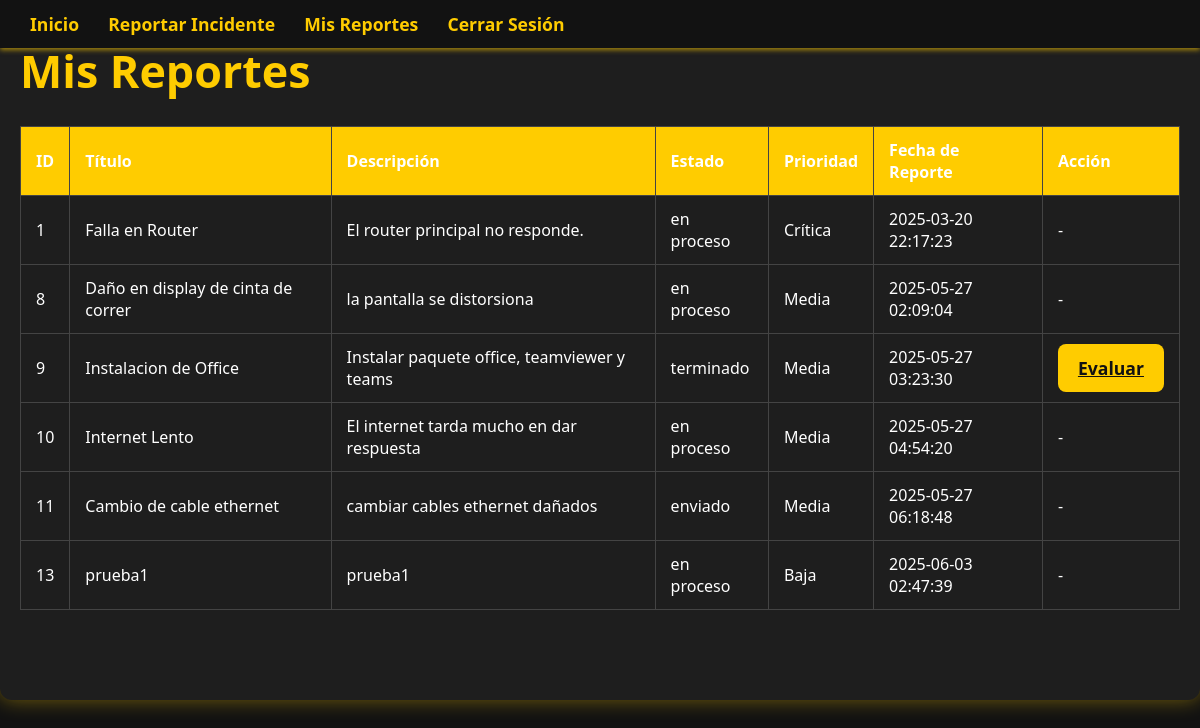
The app's page /Ver_Reportes.php (signed in) with its own data.
### tables this page shows
CREATE TABLE `incidentes` (
  `id_incidente` int(11) NOT NULL,
  `titulo` varchar(100) NOT NULL,
  `descripcion` text NOT NULL,
  `id_ci_afectado` int(11) NOT NULL,
  `estado` enum('enviado','en proceso','terminado','liberado','evaluado','rechazada') DEFAULT 'enviado',
  `prioridad` enum('Baja','Media','Alta','Crítica') DEFAULT 'Media',
  `fecha_reporte` timestamp NOT NULL DEFAULT current_timestamp(),
  `fecha_resolucion` timestamp NULL DEFAULT NULL,
  `fecha_limite` date DEFAULT NULL,
  `responsable` varchar(100) NOT NULL,
  `id_tecnico_asignado` int(11) DEFAULT NULL,
  `resolucion` text DEFAULT NULL,
  `diagnostico` text DEFAULT NULL,
  `estrellas` tinyint(3) UNSIGNED DEFAULT NULL,
  `comentario_encargado` text DEFAULT NULL,
  `tiempo_estimado_total` int(11) DEFAULT 0
);

### Ver_Reportes.php (the view, shortened to what this page needs)
<?php
$encargado_nombre = $_SESSION['nombre_usuario'];
$conn = openConnection();
$query = "SELECT * FROM incidentes WHERE responsable = ?";
$stmt = $conn->prepare($query);
$stmt->bind_param("s", $encargado_nombre);
$stmt->execute();
$result = $stmt->get_result();
?>
<!DOCTYPE html>
<html lang="es">
<head>
    <link rel="stylesheet" href="style/styles.css">
</head>
<body>
<header class="dashboard-header">
    <nav class="dashboard-nav">
        <a href="encargado_dashboard.php">Inicio</a>
         <a href="reportar_incidente.php">Reportar Incidente</a>
        <a href="Ver_Reportes.php" class="active">Mis Reportes</a>
        <a href="logout.php">Cerrar Sesión</a>
    </nav>
</header>
<main class="main-container">
    <h1 class="page-title">Mis Reportes</h1>
    <div class="table-container">
        <table class="reportes-table" border="1">
            <thead>
                <tr>
                    <th>ID</th>
                    <th>Título</th>
                    <th>Descripción</th>
                    <th>Estado</th>
                    <th>Prioridad</th>
                    <th>Fecha de Reporte</th>
                    <th>Acción</th>
                </tr>
            </thead>
            <tbody>
                <?php if ($result->num_rows > 0): while ($row = $result->fetch_assoc()):
                    $estado = strtolower(trim($row['estado']));
                ?>
                    <tr>
                        <td><?= $row['id_incidente'] ?></td>
                        <td><?= htmlspecialchars($row['titulo']) ?></td>
                        <td><?= htmlspecialchars($row['descripcion']) ?></td>
                        <td><?= htmlspecialchars($row['estado']) ?></td>
                        <td><?= htmlspecialchars($row['prioridad']) ?></td>
                        <td><?= $row['fecha_reporte'] ?></td>
                        <td>
                            <?php if ($estado === 'terminado'): ?>
                                <a href="form_evaluar_incidente.php?id=<?= $row['id_incidente'] ?>" class="btn">Evaluar</a>
                            <?php else: ?>
                                -
                            <?php endif; ?>
                        </td>
                    </tr>
                <?php endwhile; else: ?>
                    <tr><td colspan="7">No se encontraron reportes.</td></tr>
                <?php endif; ?>
            </tbody>
        </table>
    </div>
</main>
</body>
</html>

### style/styles.css (style rules this page uses)
* { margin: 0; padding: 0; box-sizing: border-box; font-family: 'Segoe UI', Tahoma, Geneva, Verdana, sans-serif; color: #fff; }
body { background-color: #121212; min-height: 100vh; display: flex; flex-direction: column; }
.btn { background-color: #ffcc00; color: #121212; padding: 12px 20px; border: none; border-radius: 8px; font-weight: 700; font-size: 1.1rem; cursor: pointer; transition: background-color 0.3s ease; }
.main-container { max-width: 1000px; width: 100%; overflow: auto; padding: 30px; background-color: #1e1e1e; border-radius: 12px; box-shadow: 0 0 20px rgba(255, 204, 0, 0.4); }
.dashboard-header { position: fixed; top: 0; left: 0; width: 100%; background-color: #121212; box-shadow: 0 2px 5px rgba(255, 204, 0, 0.6); z-index: 1000; padding: 12px 30px; display: flex; align-items: center; }
.dashboard-nav a { display: inline-block; margin-right: 25px; color: #ffcc00; text-decoration: none; font-weight: 700; font-size: 1.1rem; transition: color 0.3s ease; }
.page-title { font-size: 2.8rem; font-weight: 900; color: #ffcc00; margin-bottom: 25px; }
.table-container { width: 100%; overflow-x: auto; margin-top: 25px; margin-bottom: 50px; max-width: 100%; }
.reportes-table { width: 100%; min-width: 600px; border-collapse: collapse; }
.table-container thead, .reportes-table thead { background-color: #ffcc00; color: #121212; }
.reportes-table th, .reportes-table td { padding: 12px 15px; border: 1px solid #444; text-align: left; font-size: 1rem; }
.reportes-table tbody tr { background-color: #1e1e1e; transition: background-color 0.3s ease; }
.main-container { max-width: 1200px; margin: 0 auto; padding: 40px 20px; width: 100%; }

### records on screen
incidentes: id_incidente "1", titulo "Falla en Router", descripcion "El router principal no responde.", estado "en proceso", prioridad "Crítica", fecha_reporte "2025-03-20 22:17:23"
incidentes: id_incidente "8", titulo "Daño en display de cinta de correr", descripcion "la pantalla se distorsiona", estado "en proceso", prioridad "Media", fecha_reporte "2025-05-27 02:09:04"
incidentes: id_incidente "9", titulo "Instalacion de Office", descripcion "Instalar paquete office, teamviewer y teams", estado "terminado", prioridad "Media", fecha_reporte "2025-05-27 03:23:30"
incidentes: id_incidente "10", titulo "Internet Lento", descripcion "El internet tarda mucho en dar respuesta", estado "en proceso", prioridad "Media", fecha_reporte "2025-05-27 04:54:20"
incidentes: id_incidente "11", titulo "Cambio de cable ethernet", descripcion "cambiar cables ethernet dañados", estado "enviado", prioridad "Media", fecha_reporte "2025-05-27 06:18:48"
incidentes: id_incidente "13", titulo "prueba1", descripcion "prueba1", estado "en proceso", prioridad "Baja", fecha_reporte "2025-06-03 02:47:39"
